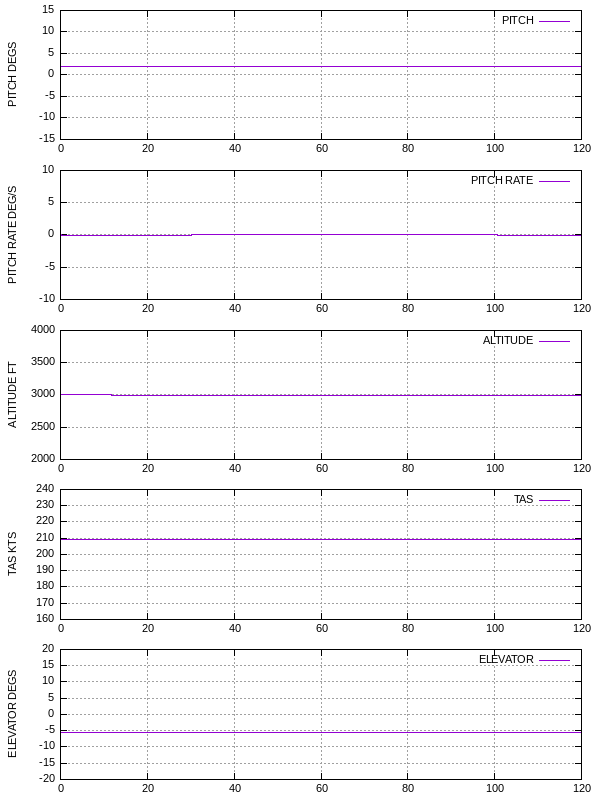

Source code (gnuplot):
set terminal png truecolor font arial 8 size 600,800
set output "ex0.png"
set size 1,1
set origin 0,0
set lmargin 10
set multiplot
set grid
set format y "%5g"
set size 1.0, 0.200000
set style line 1 lw 1 linecolor rgb "blue"
set origin 0, 0.800000
set ylabel "PITCH DEGS"
set xr[0.0:120.000000]
set yr[-15.000000:15.000000]
plot 'ex0.dat' using 1:2 title 'PITCH' with lines
set origin 0, 0.600000
set ylabel "PITCH RATE DEG/S"
set xr[0.0:120.000000]
set yr[-10.000000:10.000000]
plot 'ex0.dat' using 1:3 title 'PITCH RATE' with lines
set origin 0, 0.400000
set ylabel "ALTITUDE FT"
set xr[0.0:120.000000]
set yr[2000.000000:4000.000000]
plot 'ex0.dat' using 1:4 title 'ALTITUDE' with lines
set origin 0, 0.200000
set ylabel "TAS KTS"
set xr[0.0:120.000000]
set yr[160.000000:240.000000]
plot 'ex0.dat' using 1:5 title 'TAS' with lines
set origin 0, 0.000000
set ylabel "ELEVATOR DEGS"
set xr[0.0:120.000000]
set yr[-20.000000:20.000000]
plot 'ex0.dat' using 1:6 title 'ELEVATOR' with lines
unset multiplot
reset
set output
